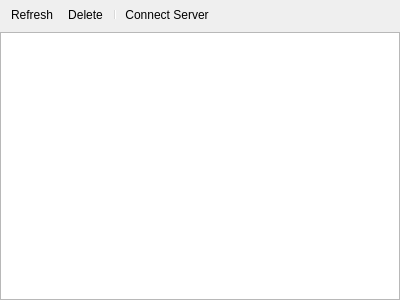
<?xml version="1.0" encoding="UTF-8"?>
<ui version="4.0">
 <class>ServerManagePane</class>
 <widget class="QWidget" name="ServerManagePane">
  <property name="geometry">
   <rect>
    <x>0</x>
    <y>0</y>
    <width>400</width>
    <height>300</height>
   </rect>
  </property>
  <property name="windowTitle">
   <string>Form</string>
  </property>
  <layout class="QVBoxLayout" name="verticalLayout">
   <property name="spacing">
    <number>3</number>
   </property>
   <property name="leftMargin">
    <number>0</number>
   </property>
   <property name="topMargin">
    <number>0</number>
   </property>
   <property name="rightMargin">
    <number>0</number>
   </property>
   <property name="bottomMargin">
    <number>0</number>
   </property>
   <item>
    <widget class="QToolBar" name="toolBar">
     <property name="movable">
      <bool>false</bool>
     </property>
     <property name="iconSize">
      <size>
       <width>16</width>
       <height>16</height>
      </size>
     </property>
     <addaction name="actionRefresh"/>
     <addaction name="actionDelete"/>
     <addaction name="separator"/>
     <addaction name="actionConnect_Server"/>
    </widget>
   </item>
   <item>
    <widget class="QTreeView" name="treeView">
     <property name="selectionMode">
      <enum>QAbstractItemView::ExtendedSelection</enum>
     </property>
     <property name="headerHidden">
      <bool>true</bool>
     </property>
    </widget>
   </item>
  </layout>
  <action name="actionRefresh">
   <property name="icon">
    <iconset resource="../../r.qrc">
     <normaloff>:/Resource/icons/Refresh_16x.svg</normaloff>:/Resource/icons/Refresh_16x.svg</iconset>
   </property>
   <property name="text">
    <string>Refresh</string>
   </property>
  </action>
  <action name="actionDelete">
   <property name="icon">
    <iconset resource="../../r.qrc">
     <normaloff>:/Resource/icons/Cancel_16x.svg</normaloff>:/Resource/icons/Cancel_16x.svg</iconset>
   </property>
   <property name="text">
    <string>Delete</string>
   </property>
  </action>
  <action name="actionConnect_Server">
   <property name="icon">
    <iconset resource="../../r.qrc">
     <normaloff>:/Resource/icons/ConnectToRemoteServer_16x.svg</normaloff>:/Resource/icons/ConnectToRemoteServer_16x.svg</iconset>
   </property>
   <property name="text">
    <string>Connect Server</string>
   </property>
  </action>
  <action name="actionDock_To_Client">
   <property name="icon">
    <iconset resource="../../r.qrc">
     <normaloff>:/Resource/icons/DockTo_16x.svg</normaloff>:/Resource/icons/DockTo_16x.svg</iconset>
   </property>
   <property name="text">
    <string>Dock To Client</string>
   </property>
  </action>
  <action name="actionDownload">
   <property name="icon">
    <iconset resource="../../r.qrc">
     <normaloff>:/Resource/icons/Download_16x.svg</normaloff>:/Resource/icons/Download_16x.svg</iconset>
   </property>
   <property name="text">
    <string>Download</string>
   </property>
  </action>
  <action name="actionDownload_To">
   <property name="icon">
    <iconset resource="../../r.qrc">
     <normaloff>:/Resource/icons/DownloadFolder_16x.svg</normaloff>:/Resource/icons/DownloadFolder_16x.svg</iconset>
   </property>
   <property name="text">
    <string>Download To</string>
   </property>
  </action>
  <action name="actionRename">
   <property name="text">
    <string>Rename</string>
   </property>
  </action>
  <action name="actionOpen">
   <property name="icon">
    <iconset resource="../../r.qrc">
     <normaloff>:/Resource/icons/OpenFile_16x.svg</normaloff>:/Resource/icons/OpenFile_16x.svg</iconset>
   </property>
   <property name="text">
    <string>Open</string>
   </property>
  </action>
  <action name="actionNew_Folder">
   <property name="icon">
    <iconset resource="../../r.qrc">
     <normaloff>:/Resource/icons/NewFileCollection_16x.svg</normaloff>:/Resource/icons/NewFileCollection_16x.svg</iconset>
   </property>
   <property name="text">
    <string>New Folder</string>
   </property>
  </action>
 </widget>
 <resources>
  <include location="../../r.qrc"/>
 </resources>
 <connections/>
</ui>
